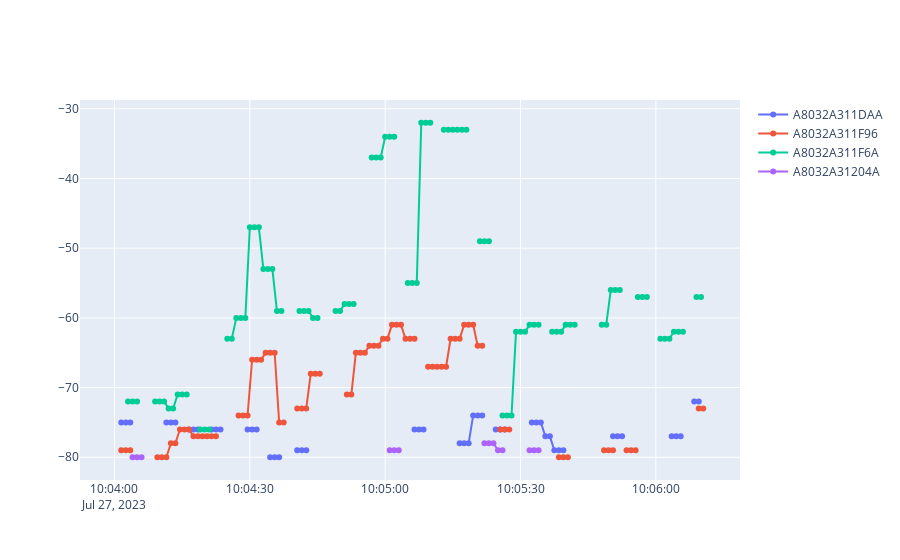

The code cell stored with this chart in its notebook:
### Code cell
import ast
import os
from src.DataLoader import gdfLoader,ReceiverLoader
from src import API
from src.preprocessing import Preprocessor
from src.preprocessing import remove_duplicates_Cleaner,moving_average_Filter,moving_max_Filter,moving_max_averaged_Filter,blank_Filter
import pandas as pd
from src.visualization import rssi_viewer

#API call
callApi=API()
start="2023-07-27 12:04:00.000000"
end="2023-07-27 12:06:10.000000"
mac_module=ast.literal_eval(os.environ['MAC_WEAR_DICT'])['3480']


raw_data=callApi.getRawDataForCartoWear(mac_module,pd.to_datetime(start),pd.to_datetime(end))
#Preprocessing
sampling_time=1
window='10S'
preprocessor=Preprocessor(raw_data,sampling_time=sampling_time)
rssi_df=preprocessor.set_cleaner(remove_duplicates_Cleaner())\
        .set_filter(moving_max_Filter("2s"))\
        .process()
fig=rssi_viewer(rssi_df)
